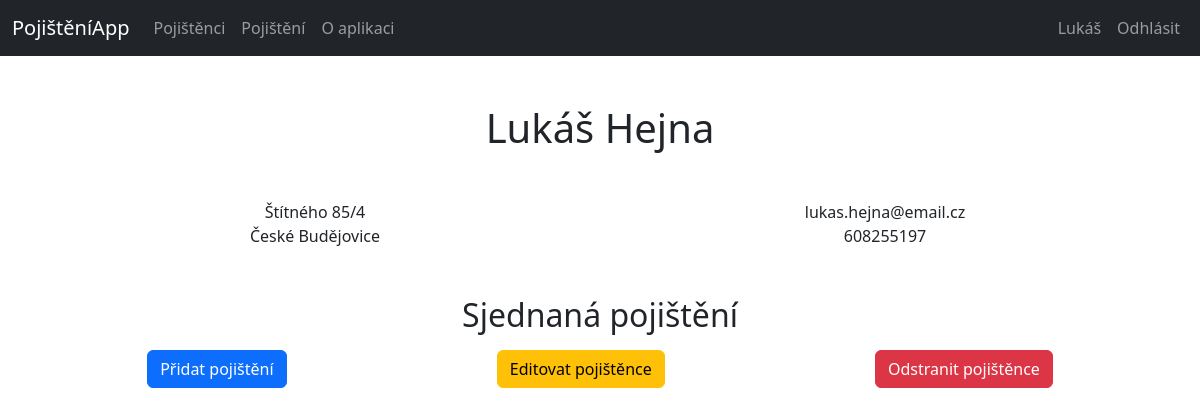
Screenshot of /insuredusers/profile/20/ (signed in) with the database file from the repository.
### insuredusers/models.py (models this page shows, shortened)
class InsuredUser(models.Model):
    user = models.OneToOneField(User, null=True, on_delete=models.CASCADE)
    first_name = models.CharField(max_length=100, blank=False)
    last_name = models.CharField(max_length=100, blank=False)
    email = models.EmailField(max_length=100, unique=True, blank=False)
    phone_number = models.CharField(max_length=20, unique=True, blank=False)

class Address(models.Model):
    user = models.OneToOneField(User, null=True, on_delete=models.CASCADE)
    street = models.CharField(max_length=100, blank=False)
    house_number = models.IntegerField(blank=False)
    apartment_number = models.IntegerField(null=True)
    city = models.CharField(max_length=100, blank=False)
    post_code = models.CharField(max_length=20, blank=False)

### insuredusers/views.py (the view)
# urls.py: path('profile/<int:user_id>/', views.profile_view, name='profile'),
@login_required
def profile_view(request, user_id):
    user = User.objects.get(id=user_id)
    insured_user = user.insureduser
    address = user.address
    insurances = Insurance.objects.filter(user=user)
    if not request.user.is_superuser and request.user != user:
        return HttpResponseForbidden("Nemáte oprávnění k zobrazení tohoto profilu.")
    return render(request, 'insuredusers/user_profile.html', {'user': user, 'insured_user': insured_user, 'address': address, 'insurances': insurances})

### insuredusers/templates/insuredusers/user_profile.html (shortened to what this page needs)
{% extends 'layout.html' %}
{% block content %}
    <h1 class="text-center">{{ insured_user.first_name }} {{ insured_user.last_name }}</h1>
    <div class="container mt-5">
        <div class="row mb-3 text-center">
            <div class="col-6">{{ address.street }} {{ address.house_number }}/{{ address.apartment_number }}</div>
            <div class="col-6">{{ insured_user.email }}</div>
            <div class="col-6">{{ address.city }}</div>
            <div class="col-6">{{ insured_user.phone_number }}</div>
        </div>
        <h2 class="text-center mt-5">Sjednaná pojištění</h2>
        <div class="d-flex justify-content-around mt-3">
            <a href="{% url 'new-insurance' %}" class="btn btn-primary">Přidat pojištění</a>
            <a href="{% url 'update-profile' user_id=user.id %}" class="btn btn-warning">Editovat pojištěnce</a>
            <a href="{% url 'delete-profile' user_id=user.id %}" class="btn btn-danger">Odstranit pojištěnce</a>
        </div>
    </div>
{% endblock %}

### templates/layout.html (shortened to what this page needs)
<!DOCTYPE html>
{% load static %}
<html lang="en">
<head>
    <link rel="stylesheet" href="{% static 'css/bootstrap.min.css' %}">
</head>
<body class="dark-mode">
    <nav class="navbar navbar-expand-lg navbar-dark bg-dark">
        <div class="container-fluid">
            <span class="navbar-brand" href="#">PojištěníApp</span>
            <div class="collapse navbar-collapse" id="navbarNav">
                <ul class="navbar-nav me-auto mb-2 mb-lg-0">
                    <li class="nav-item">
                        <a class="nav-link btn btn-link" href="{% url 'index' %}">Pojištěnci</a>
                    </li>
                    <li class="nav-item">
                        <a class="nav-link btn btn-link" href="{% url 'all-types' %}">Pojištění</a>
                    </li>
                    <li class="nav-item">
                        <a class="nav-link btn btn-link" href="{% url 'about-app' %}">O aplikaci</a>
                    </li>
                </ul>
                {% if user.is_authenticated %}
                    <ul class="navbar-nav">
                        <li class="nav-item">
                            {% if user.is_superuser %}
                            <span class="nav-link btn btn-link">Admin</span>
                            {% else %}
                            <a class="nav-link btn btn-link" href="{% url 'profile' user_id=user.id %}">{{ user.first_name }}</a>
                            {% endif %}
                        </li>
                        <li class="nav-item">
                            <form method="post" action="{% url 'logout' %}">
                                <button type="submit" class="nav-link btn btn-link">Odhlásit</button>
                            </form>
                        </li>
                    </ul>
                {% endif %}
            </div>
        </div>
    </nav>
    <main class="mt-5">
        {% block content %}
        {% endblock content %}
    </main>
</body>
</html>

### rows the page displays
InsuredUser: first_name "Lukáš", last_name "Hejna", email "lukas.hejna@email.cz", phone_number "608255197"
Address: street "Štítného", house_number "85", apartment_number "4", city "České Budějovice"

### other values shown
{{ user.first_name }} "Lukáš"
